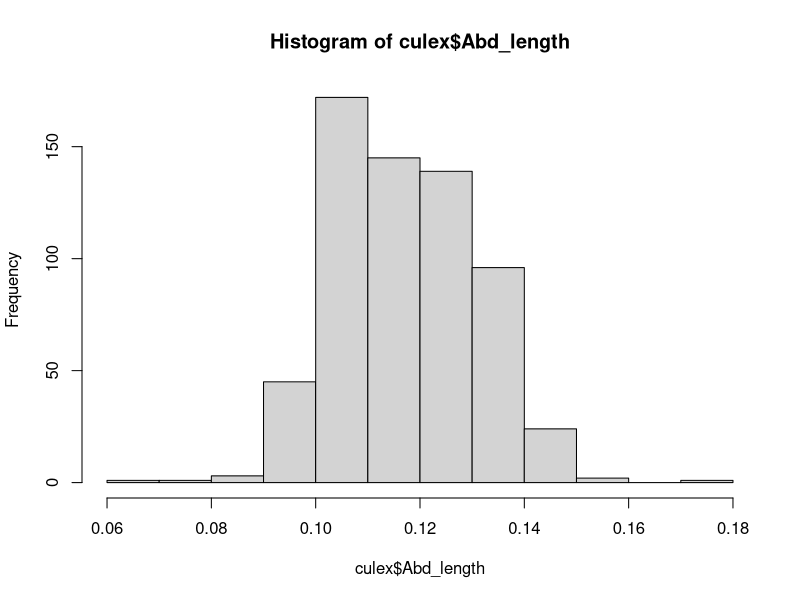
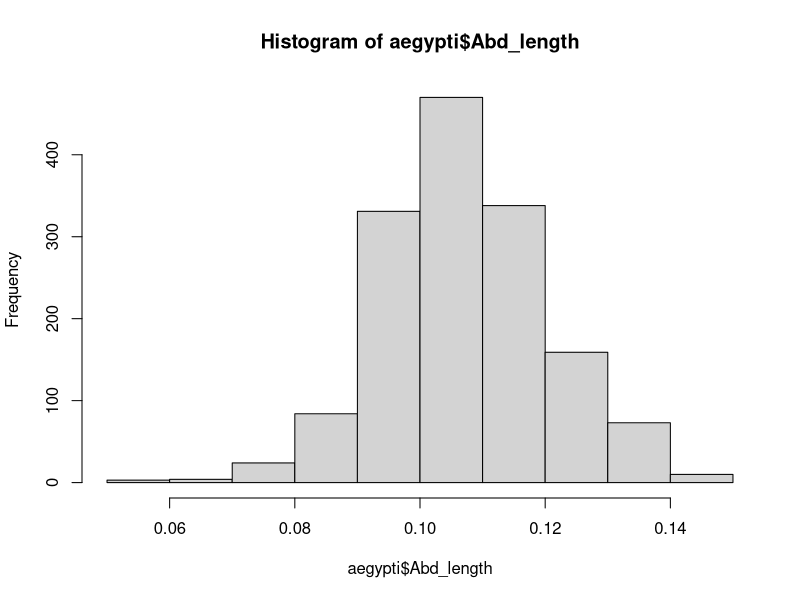
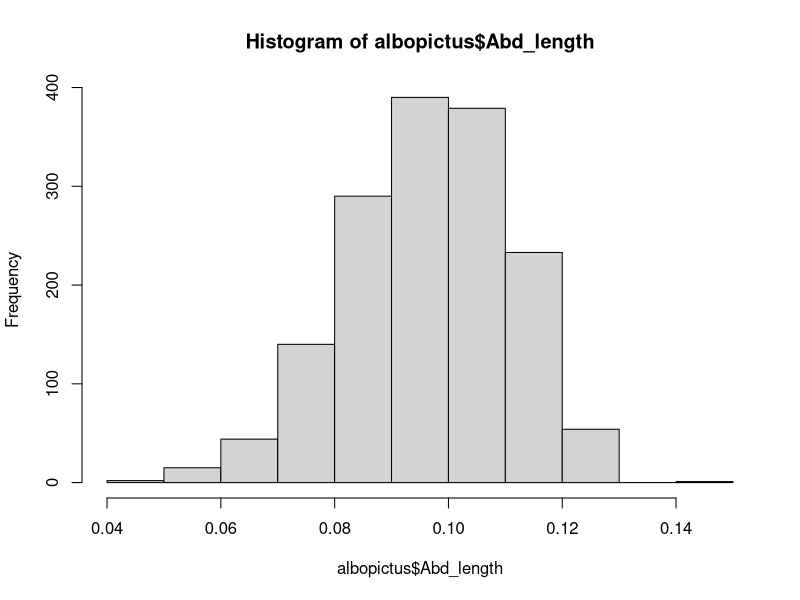
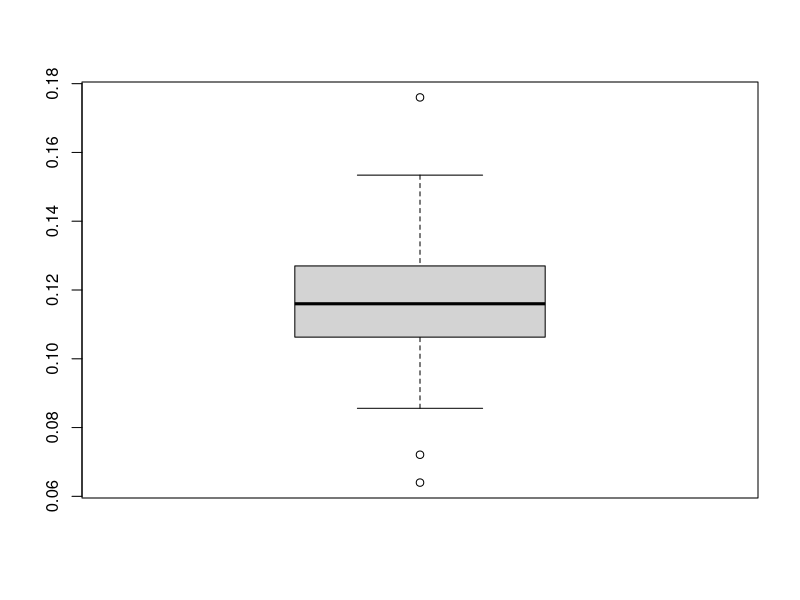
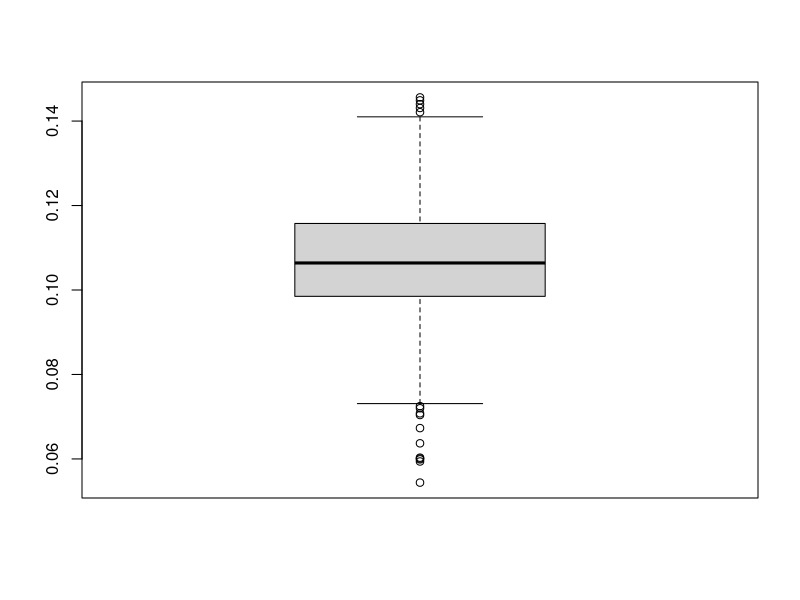
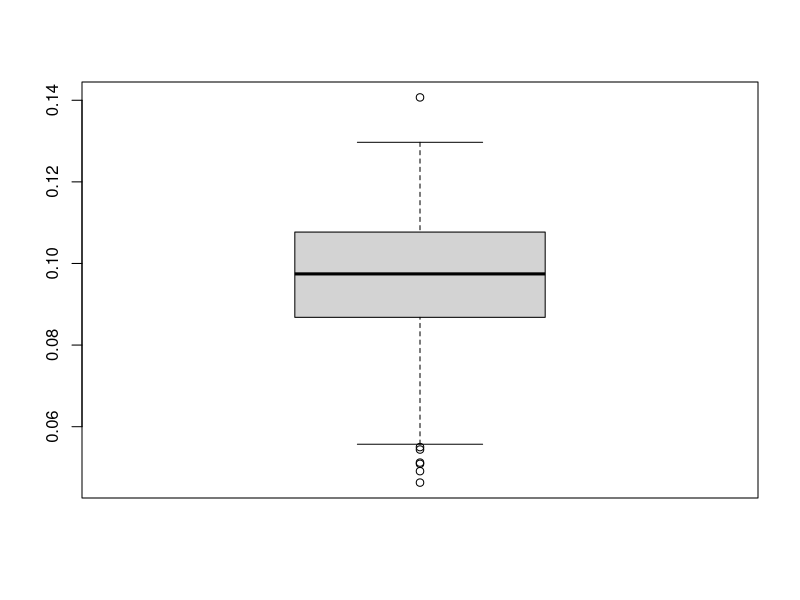
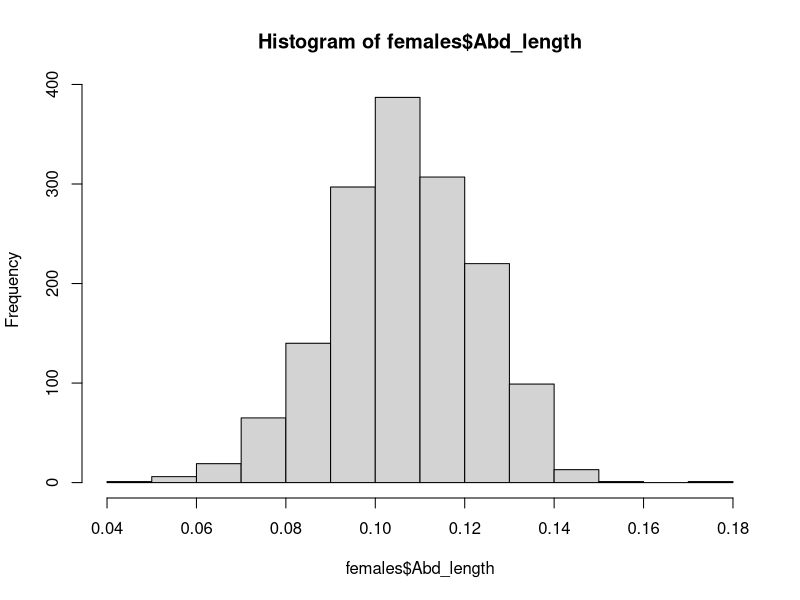
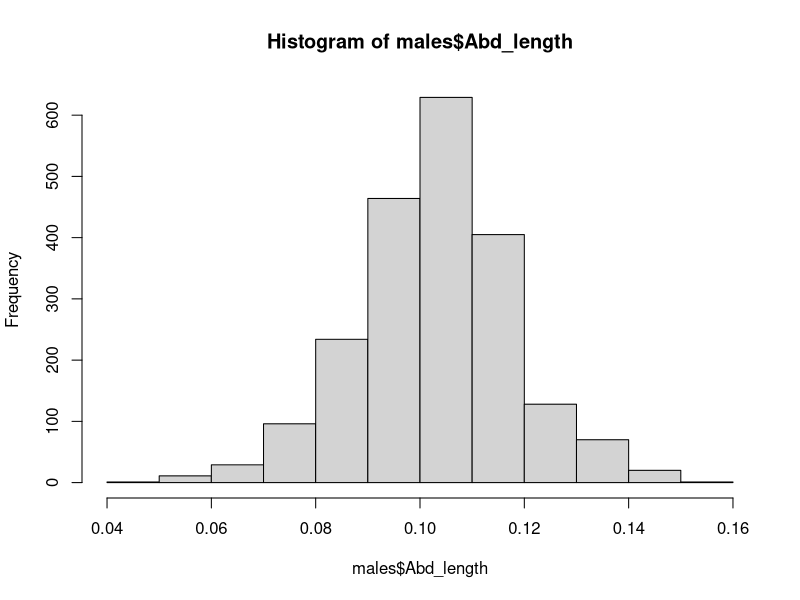

These figures' R source, in order:
###This is a script for the first Cary REU workshop (2016)
#SE Bowden
#lasted edited: 15 June 2016

######################################################

#you can use comments for every line
#addition
1+2
#subtraction
2-1
#multiplication
2*4
#division
8/2

#or you can use comments for 'chunks' of code
#basic math functions
1+2
2-1
2*4
8/2

############################################

#we assign objects to names using <-
#arrow points from object -> to name
x<-4
y<-8
z<-x+y
a<- 2*y*x-(z/6)*(1-y)+5
thisisareallylongvariablename=1
ThisIsAReallyLongVariableName=10

#######################################

#exponents are denoted with ^
2^4
#or you can take the square root using
sqrt(16)

#you can take natural logs or logs in other bases
#this gives you the natural log
log(3.14159)
#this gives you the base-10 log
log10(3.14159)

###################################

#we can easily calculate summary statistics like:
sum(x,y,z)
mean(x,y,z)
min(x,y,z)
max(x,y,z)
sd(c(x,y,z)) #standard deviation

######################################

#vectors are created by stringing several numbers together using c()
myvector<-c(x,y,z)
#we can do math with each number in a vector
myvector-3
#or we can do math with two vectors of the same length
myothervector<-c(10,14,2)
myvector+myothervector
myvector*myothervector

#######################################

sequence<-c(1,2,3,4,5)
#making a sequence of numbers like this is OK, but what if you need 1000 numbers?
#first number = FROM, second number = TO
mysequence<-seq(1,1000)
#you can also make a sequence of non-integers by specifying specific intervals
othersequence<-seq(1,100,by=0.01)
#or a sequence of a specific length (assumes equal intervals)
anothersequence<-seq(1,4,length=1486)

######################################

#repeat a single number
#first number = what you want to repeat, second number = number of repetitions
repetition<-rep(6,10)
#or repeat a sequence by combining both functions
otherrepetition<-rep(seq(1,10),10)
#or a vector with multiple repetitions
anotherrepetition<-c(rep(1,10),rep(2,10),rep(3,10),rep(4,10),rep(5,10))

######################################

#set working directory (Session > Set wd > Choose directory)
my.data<-read.csv("workshop1_data.csv",header=TRUE)

#look at your whole data set
my.data
#look at the first 6 lines
head(my.data)
#look at the last 6 lines
tail(my.data)
#get a list of column names
names(my.data)
#get dimensions of your data set in [# rows, # columns]
dim(my.data)

########################################

#mean of a continuous variable
#using $ after assigned name selects a specific column
mean(my.data$Abd_length)
#standard deviation
sd(my.data$Abd_length)
#min/max or range of values
min(my.data$Abd_length)
max(my.data$Abd_length)
range(my.data$Abd_length)
#number of observations -- this only works for vectors
length(my.data$Abd_length)
#summary of each column/variable
summary(my.data)

#######################################

#data.name[row(s) that meet this criteria, columns that meet this criteria]
culex<-my.data[my.data$Species=="CQ",]
mean(culex$Abd_length)

aegypti<-my.data[my.data$Species=="AG",]
mean(aegypti$Abd_length)

albopictus<-my.data[my.data$Species=="AL",]
mean(albopictus$Abd_length)

#####################################

hist(culex$Abd_length)
hist(aegypti$Abd_length)
hist(albopictus$Abd_length)

boxplot(culex$Abd_length)
boxplot(aegypti$Abd_length)
boxplot(albopictus$Abd_length)

####################################

females=my.data[my.data$Sex=="F",]
males=my.data[my.data$Sex=="M",]

summary(females)
summary(males)

mean(females$Abd_length)
sd(females$Abd_length)
mean(males$Abd_length)
sd(males$Abd_length)

hist(females$Abd_length)
hist(males$Abd_length)
boxplot(females$Abd_length)
boxplot(males$Abd_length)
